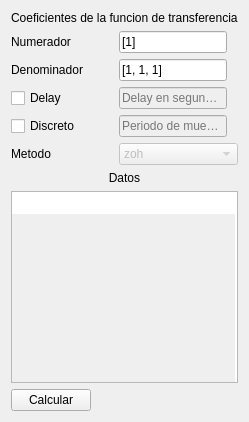
              <widget class="QWidget" name="tf">
               <layout class="QGridLayout" name="gridLayout_9">
                <item row="5" column="1">
                 <widget class="QLineEdit" name="tfperiodoEdit1">
                  <property name="enabled">
                   <bool>false</bool>
                  </property>
                  <property name="sizePolicy">
                   <sizepolicy hsizetype="Fixed" vsizetype="Fixed">
                    <horstretch>0</horstretch>
                    <verstretch>0</verstretch>
                   </sizepolicy>
                  </property>
                  <property name="inputMask">
                   <string/>
                  </property>
                  <property name="text">
                   <string/>
                  </property>
                  <property name="placeholderText">
                   <string>Periodo de muestreo</string>
                  </property>
                 </widget>
                </item>
                <item row="10" column="0">
                 <widget class="QPushButton" name="tfcalcButton1">
                  <property name="sizePolicy">
                   <sizepolicy hsizetype="Fixed" vsizetype="Fixed">
                    <horstretch>0</horstretch>
                    <verstretch>0</verstretch>
                   </sizepolicy>
                  </property>
                  <property name="text">
                   <string>Calcular</string>
                  </property>
                 </widget>
                </item>
                <item row="3" column="0">
                 <widget class="QLabel" name="demLabel1">
                  <property name="text">
                   <string>Denominador</string>
                  </property>
                 </widget>
                </item>
                <item row="5" column="0">
                 <widget class="QCheckBox" name="tfdiscretocheckBox1">
                  <property name="sizePolicy">
                   <sizepolicy hsizetype="Minimum" vsizetype="Preferred">
                    <horstretch>0</horstretch>
                    <verstretch>0</verstretch>
                   </sizepolicy>
                  </property>
                  <property name="text">
                   <string>Discreto</string>
                  </property>
                 </widget>
                </item>
                <item row="6" column="0">
                 <widget class="QLabel" name="tfMetodoLabel1">
                  <property name="text">
                   <string>Metodo</string>
                  </property>
                 </widget>
                </item>
                <item row="7" column="0" colspan="2">
                 <widget class="QLabel" name="tfdatosLabel1">
                  <property name="sizePolicy">
                   <sizepolicy hsizetype="Preferred" vsizetype="Preferred">
                    <horstretch>0</horstretch>
                    <verstretch>0</verstretch>
                   </sizepolicy>
                  </property>
                  <property name="layoutDirection">
                   <enum>Qt::LeftToRight</enum>
                  </property>
                  <property name="text">
                   <string>Datos</string>
                  </property>
                  <property name="scaledContents">
                   <bool>false</bool>
                  </property>
                  <property name="alignment">
                   <set>Qt::AlignHCenter|Qt::AlignTop</set>
                  </property>
                  <property name="wordWrap">
                   <bool>false</bool>
                  </property>
                 </widget>
                </item>
                <item row="3" column="1">
                 <widget class="QLineEdit" name="tfdemEdit1">
                  <property name="sizePolicy">
                   <sizepolicy hsizetype="Fixed" vsizetype="Fixed">
                    <horstretch>0</horstretch>
                    <verstretch>0</verstretch>
                   </sizepolicy>
                  </property>
                  <property name="text">
                   <string>[1, 1, 1]</string>
                  </property>
                 </widget>
                </item>
                <item row="2" column="0">
                 <widget class="QLabel" name="numLabel1">
                  <property name="sizePolicy">
                   <sizepolicy hsizetype="Preferred" vsizetype="Preferred">
                    <horstretch>0</horstretch>
                    <verstretch>0</verstretch>
                   </sizepolicy>
                  </property>
                  <property name="text">
                   <string>Numerador</string>
                  </property>
                 </widget>
                </item>
                <item row="9" column="0" colspan="2">
                 <widget class="QPlainTextEdit" name="tfdatosTextEdit1">
                  <property name="sizePolicy">
                   <sizepolicy hsizetype="Ignored" vsizetype="Expanding">
                    <horstretch>0</horstretch>
                    <verstretch>0</verstretch>
                   </sizepolicy>
                  </property>
                  <property name="frameShape">
                   <enum>QFrame::StyledPanel</enum>
                  </property>
                  <property name="sizeAdjustPolicy">
                   <enum>QAbstractScrollArea::AdjustIgnored</enum>
                  </property>
                  <property name="readOnly">
                   <bool>true</bool>
                  </property>
                  <property name="plainText">
                   <string/>
                  </property>
                  <property name="backgroundVisible">
                   <bool>true</bool>
                  </property>
                 </widget>
                </item>
                <item row="1" column="0" colspan="2">
                 <widget class="QLabel" name="tfLabel1">
                  <property name="sizePolicy">
                   <sizepolicy hsizetype="Fixed" vsizetype="Preferred">
                    <horstretch>0</horstretch>
                    <verstretch>0</verstretch>
                   </sizepolicy>
                  </property>
                  <property name="text">
                   <string>Coeficientes de la funcion de transferencia</string>
                  </property>
                 </widget>
                </item>
                <item row="2" column="1">
                 <widget class="QLineEdit" name="tfnumEdit1">
                  <property name="sizePolicy">
                   <sizepolicy hsizetype="Fixed" vsizetype="Fixed">
                    <horstretch>0</horstretch>
                    <verstretch>0</verstretch>
                   </sizepolicy>
                  </property>
                  <property name="text">
                   <string>[1]</string>
                  </property>
                 </widget>
                </item>
                <item row="6" column="1">
                 <widget class="QComboBox" name="tfcomboBox1">
                  <property name="enabled">
                   <bool>false</bool>
                  </property>
                  <property name="editable">
                   <bool>false</bool>
                  </property>
                  <property name="currentText">
                   <string notr="true">zoh</string>
                  </property>
                  <property name="insertPolicy">
                   <enum>QComboBox::InsertAtCurrent</enum>
                  </property>
                  <property name="duplicatesEnabled">
                   <bool>false</bool>
                  </property>
                  <property name="frame">
                   <bool>true</bool>
                  </property>
                  <item>
                   <property name="text">
                    <string notr="true">zoh</string>
                   </property>
                  </item>
                  <item>
                   <property name="text">
                    <string notr="true">foh</string>
                   </property>
                  </item>
                  <item>
                   <property name="text">
                    <string notr="true">backward_diff</string>
                   </property>
                  </item>
                  <item>
                   <property name="text">
                    <string notr="true">euler</string>
                   </property>
                  </item>
                  <item>
                   <property name="text">
                    <string notr="true">tustin</string>
                   </property>
                  </item>
                  <item>
                   <property name="text">
                    <string notr="true">matched</string>
                   </property>
                  </item>
                  <item>
                   <property name="text">
                    <string notr="true">impulse</string>
                   </property>
                  </item>
                 </widget>
                </item>
                <item row="4" column="0">
                 <widget class="QCheckBox" name="tfdelaycheckBox1">
                  <property name="text">
                   <string>Delay</string>
                  </property>
                 </widget>
                </item>
                <item row="4" column="1">
                 <widget class="QLineEdit" name="tfdelayEdit1">
                  <property name="enabled">
                   <bool>false</bool>
                  </property>
                  <property name="sizePolicy">
                   <sizepolicy hsizetype="Fixed" vsizetype="Fixed">
                    <horstretch>0</horstretch>
                    <verstretch>0</verstretch>
                   </sizepolicy>
                  </property>
                  <property name="placeholderText">
                   <string>Delay en segundos</string>
                  </property>
                 </widget>
                </item>
               </layout>
              </widget>
